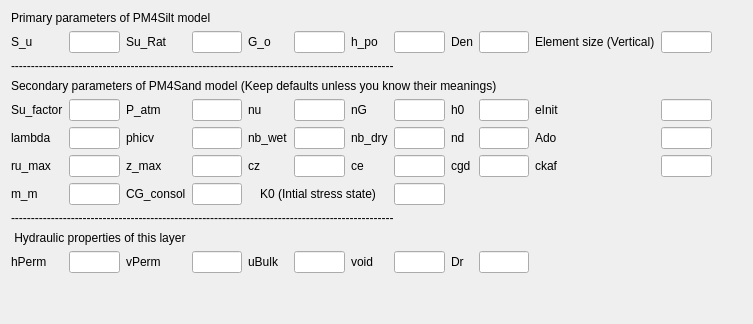
<?xml version="1.0" encoding="UTF-8"?>
<ui version="4.0">
 <class>Dialog</class>
 <widget class="QDialog" name="Dialog">
  <property name="geometry">
   <rect>
    <x>0</x>
    <y>0</y>
    <width>753</width>
    <height>324</height>
   </rect>
  </property>
  <property name="windowTitle">
   <string>Dialog</string>
  </property>
  <layout class="QGridLayout" name="gridLayout">
   <item row="8" column="10">
    <widget class="QLabel" name="ckaf_2">
     <property name="text">
      <string>ckaf</string>
     </property>
    </widget>
   </item>
   <item row="1" column="4">
    <widget class="QLabel" name="G_o_2">
     <property name="text">
      <string>G_o</string>
     </property>
    </widget>
   </item>
   <item row="7" column="4">
    <widget class="QLabel" name="nb_wet_2">
     <property name="text">
      <string>nb_wet</string>
     </property>
    </widget>
   </item>
   <item row="1" column="11">
    <widget class="QLineEdit" name="eSize">
     <property name="alignment">
      <set>Qt::AlignCenter</set>
     </property>
    </widget>
   </item>
   <item row="1" column="7">
    <widget class="QLineEdit" name="h_po">
     <property name="alignment">
      <set>Qt::AlignCenter</set>
     </property>
    </widget>
   </item>
   <item row="7" column="1">
    <widget class="QLineEdit" name="lambda">
     <property name="alignment">
      <set>Qt::AlignCenter</set>
     </property>
    </widget>
   </item>
   <item row="6" column="7">
    <widget class="QLineEdit" name="nG">
     <property name="alignment">
      <set>Qt::AlignCenter</set>
     </property>
    </widget>
   </item>
   <item row="6" column="1">
    <widget class="QLineEdit" name="Su_factor">
     <property name="alignment">
      <set>Qt::AlignCenter</set>
     </property>
    </widget>
   </item>
   <item row="6" column="9">
    <widget class="QLineEdit" name="h0">
     <property name="alignment">
      <set>Qt::AlignCenter</set>
     </property>
    </widget>
   </item>
   <item row="0" column="0" colspan="8">
    <widget class="QLabel" name="label_34">
     <property name="text">
      <string>Primary parameters of PM4Silt model </string>
     </property>
    </widget>
   </item>
   <item row="7" column="2">
    <widget class="QLabel" name="phicv_2">
     <property name="text">
      <string>phicv</string>
     </property>
    </widget>
   </item>
   <item row="1" column="2">
    <widget class="QLabel" name="Su_Rat_2">
     <property name="text">
      <string>Su_Rat</string>
     </property>
    </widget>
   </item>
   <item row="5" column="0" colspan="17">
    <widget class="QLabel" name="secondarylabel">
     <property name="text">
      <string>Secondary parameters of PM4Sand model (Keep defaults unless you know their meanings)</string>
     </property>
    </widget>
   </item>
   <item row="7" column="9">
    <widget class="QLineEdit" name="nd">
     <property name="alignment">
      <set>Qt::AlignCenter</set>
     </property>
    </widget>
   </item>
   <item row="1" column="5">
    <widget class="QLineEdit" name="G_o">
     <property name="alignment">
      <set>Qt::AlignCenter</set>
     </property>
    </widget>
   </item>
   <item row="12" column="1">
    <widget class="QLineEdit" name="hPerm">
     <property name="alignment">
      <set>Qt::AlignCenter</set>
     </property>
    </widget>
   </item>
   <item row="12" column="7">
    <widget class="QLineEdit" name="evoid">
     <property name="alignment">
      <set>Qt::AlignCenter</set>
     </property>
    </widget>
   </item>
   <item row="7" column="5">
    <widget class="QLineEdit" name="nb_wet">
     <property name="alignment">
      <set>Qt::AlignCenter</set>
     </property>
    </widget>
   </item>
   <item row="8" column="5">
    <widget class="QLineEdit" name="cz">
     <property name="alignment">
      <set>Qt::AlignCenter</set>
     </property>
    </widget>
   </item>
   <item row="8" column="6">
    <widget class="QLabel" name="ce_2">
     <property name="text">
      <string>ce</string>
     </property>
    </widget>
   </item>
   <item row="9" column="7">
    <widget class="QLineEdit" name="K0">
     <property name="whatsThis">
      <string>At-rest coefficient of lateral earch pressure for initial stress</string>
     </property>
     <property name="alignment">
      <set>Qt::AlignCenter</set>
     </property>
    </widget>
   </item>
   <item row="8" column="2">
    <widget class="QLabel" name="z_max_2">
     <property name="text">
      <string>z_max</string>
     </property>
    </widget>
   </item>
   <item row="12" column="5">
    <widget class="QLineEdit" name="uBulk">
     <property name="alignment">
      <set>Qt::AlignCenter</set>
     </property>
    </widget>
   </item>
   <item row="12" column="4">
    <widget class="QLabel" name="uBulk_2">
     <property name="text">
      <string>uBulk</string>
     </property>
    </widget>
   </item>
   <item row="7" column="11">
    <widget class="QLineEdit" name="Ado">
     <property name="alignment">
      <set>Qt::AlignCenter</set>
     </property>
    </widget>
   </item>
   <item row="7" column="3">
    <widget class="QLineEdit" name="phicv">
     <property name="alignment">
      <set>Qt::AlignCenter</set>
     </property>
    </widget>
   </item>
   <item row="6" column="0">
    <widget class="QLabel" name="Su_factor_2">
     <property name="text">
      <string>Su_factor</string>
     </property>
    </widget>
   </item>
   <item row="9" column="0">
    <widget class="QLabel" name="m_m_2">
     <property name="text">
      <string>m_m</string>
     </property>
    </widget>
   </item>
   <item row="1" column="9">
    <widget class="QLineEdit" name="Den">
     <property name="alignment">
      <set>Qt::AlignCenter</set>
     </property>
    </widget>
   </item>
   <item row="8" column="4">
    <widget class="QLabel" name="cz_2">
     <property name="text">
      <string>cz</string>
     </property>
    </widget>
   </item>
   <item row="6" column="2">
    <widget class="QLabel" name="P_atm_2">
     <property name="text">
      <string>P_atm</string>
     </property>
    </widget>
   </item>
   <item row="8" column="0">
    <widget class="QLabel" name="ru_max_2">
     <property name="text">
      <string>ru_max</string>
     </property>
    </widget>
   </item>
   <item row="9" column="2">
    <widget class="QLabel" name="CG_consol_2">
     <property name="text">
      <string>CG_consol</string>
     </property>
    </widget>
   </item>
   <item row="12" column="2">
    <widget class="QLabel" name="vPerm_2">
     <property name="text">
      <string>vPerm</string>
     </property>
    </widget>
   </item>
   <item row="1" column="1">
    <widget class="QLineEdit" name="S_u">
     <property name="alignment">
      <set>Qt::AlignCenter</set>
     </property>
    </widget>
   </item>
   <item row="6" column="6">
    <widget class="QLabel" name="nG_2">
     <property name="text">
      <string>nG</string>
     </property>
    </widget>
   </item>
   <item row="4" column="0" colspan="17">
    <widget class="QLabel" name="line1">
     <property name="text">
      <string>------------------------------------------------------------------------------------------------</string>
     </property>
    </widget>
   </item>
   <item row="12" column="3">
    <widget class="QLineEdit" name="vPerm">
     <property name="alignment">
      <set>Qt::AlignCenter</set>
     </property>
    </widget>
   </item>
   <item row="1" column="3">
    <widget class="QLineEdit" name="Su_Rat">
     <property name="alignment">
      <set>Qt::AlignCenter</set>
     </property>
    </widget>
   </item>
   <item row="6" column="8">
    <widget class="QLabel" name="h0_2">
     <property name="text">
      <string>h0</string>
     </property>
    </widget>
   </item>
   <item row="6" column="4">
    <widget class="QLabel" name="nu_2">
     <property name="text">
      <string>nu</string>
     </property>
    </widget>
   </item>
   <item row="8" column="8">
    <widget class="QLabel" name="cgd_2">
     <property name="text">
      <string>cgd</string>
     </property>
    </widget>
   </item>
   <item row="9" column="1">
    <widget class="QLineEdit" name="m_m">
     <property name="alignment">
      <set>Qt::AlignCenter</set>
     </property>
    </widget>
   </item>
   <item row="8" column="9">
    <widget class="QLineEdit" name="cgd">
     <property name="alignment">
      <set>Qt::AlignCenter</set>
     </property>
    </widget>
   </item>
   <item row="7" column="10">
    <widget class="QLabel" name="Ado_2">
     <property name="text">
      <string>Ado</string>
     </property>
    </widget>
   </item>
   <item row="1" column="8">
    <widget class="QLabel" name="rho_2">
     <property name="text">
      <string>Den</string>
     </property>
    </widget>
   </item>
   <item row="11" column="0" colspan="15">
    <widget class="QLabel" name="hydraulicLabel">
     <property name="text">
      <string> Hydraulic properties of this layer</string>
     </property>
    </widget>
   </item>
   <item row="6" column="10">
    <widget class="QLabel" name="eInit_2">
     <property name="text">
      <string>eInit</string>
     </property>
    </widget>
   </item>
   <item row="10" column="0" colspan="17">
    <widget class="QLabel" name="line1_2">
     <property name="text">
      <string>------------------------------------------------------------------------------------------------</string>
     </property>
    </widget>
   </item>
   <item row="7" column="8">
    <widget class="QLabel" name="nd_2">
     <property name="text">
      <string>nd</string>
     </property>
    </widget>
   </item>
   <item row="1" column="6">
    <widget class="QLabel" name="h_po_2">
     <property name="text">
      <string>h_po</string>
     </property>
    </widget>
   </item>
   <item row="12" column="9">
    <widget class="QLineEdit" name="Dr">
     <property name="alignment">
      <set>Qt::AlignCenter</set>
     </property>
    </widget>
   </item>
   <item row="6" column="3">
    <widget class="QLineEdit" name="P_atm">
     <property name="alignment">
      <set>Qt::AlignCenter</set>
     </property>
    </widget>
   </item>
   <item row="8" column="3">
    <widget class="QLineEdit" name="z_max">
     <property name="alignment">
      <set>Qt::AlignCenter</set>
     </property>
    </widget>
   </item>
   <item row="1" column="0">
    <widget class="QLabel" name="S_u_2">
     <property name="text">
      <string>S_u</string>
     </property>
    </widget>
   </item>
   <item row="7" column="0">
    <widget class="QLabel" name="lambda_2">
     <property name="text">
      <string>lambda</string>
     </property>
    </widget>
   </item>
   <item row="6" column="11">
    <widget class="QLineEdit" name="eInit">
     <property name="alignment">
      <set>Qt::AlignCenter</set>
     </property>
    </widget>
   </item>
   <item row="6" column="5">
    <widget class="QLineEdit" name="nu">
     <property name="alignment">
      <set>Qt::AlignCenter</set>
     </property>
    </widget>
   </item>
   <item row="9" column="3">
    <widget class="QLineEdit" name="CG_consol">
     <property name="alignment">
      <set>Qt::AlignCenter</set>
     </property>
    </widget>
   </item>
   <item row="8" column="7">
    <widget class="QLineEdit" name="ce">
     <property name="alignment">
      <set>Qt::AlignCenter</set>
     </property>
    </widget>
   </item>
   <item row="7" column="6">
    <widget class="QLabel" name="nb_dry_2">
     <property name="text">
      <string>nb_dry</string>
     </property>
    </widget>
   </item>
   <item row="8" column="11">
    <widget class="QLineEdit" name="ckaf">
     <property name="alignment">
      <set>Qt::AlignCenter</set>
     </property>
    </widget>
   </item>
   <item row="8" column="1">
    <widget class="QLineEdit" name="ru_max">
     <property name="alignment">
      <set>Qt::AlignCenter</set>
     </property>
    </widget>
   </item>
   <item row="12" column="8">
    <widget class="QLabel" name="Dr_2">
     <property name="text">
      <string>Dr</string>
     </property>
    </widget>
   </item>
   <item row="1" column="10">
    <widget class="QLabel" name="eSizeLabel">
     <property name="text">
      <string>Element size (Vertical)</string>
     </property>
    </widget>
   </item>
   <item row="7" column="7">
    <widget class="QLineEdit" name="nb_dry">
     <property name="alignment">
      <set>Qt::AlignCenter</set>
     </property>
    </widget>
   </item>
   <item row="12" column="0">
    <widget class="QLabel" name="hPerm_2">
     <property name="text">
      <string>hPerm</string>
     </property>
    </widget>
   </item>
   <item row="12" column="6">
    <widget class="QLabel" name="evoid_2">
     <property name="text">
      <string>void</string>
     </property>
    </widget>
   </item>
   <item row="9" column="4" colspan="3">
    <widget class="QLabel" name="K0_2">
     <property name="text">
      <string>K0 (Intial stress state)</string>
     </property>
     <property name="alignment">
      <set>Qt::AlignCenter</set>
     </property>
    </widget>
   </item>
   <item row="13" column="5">
    <spacer name="verticalSpacer">
     <property name="orientation">
      <enum>Qt::Vertical</enum>
     </property>
     <property name="sizeHint" stdset="0">
      <size>
       <width>20</width>
       <height>40</height>
      </size>
     </property>
    </spacer>
   </item>
   <item row="6" column="12">
    <spacer name="horizontalSpacer">
     <property name="orientation">
      <enum>Qt::Horizontal</enum>
     </property>
     <property name="sizeHint" stdset="0">
      <size>
       <width>40</width>
       <height>20</height>
      </size>
     </property>
    </spacer>
   </item>
  </layout>
 </widget>
 <resources/>
 <connections/>
</ui>
